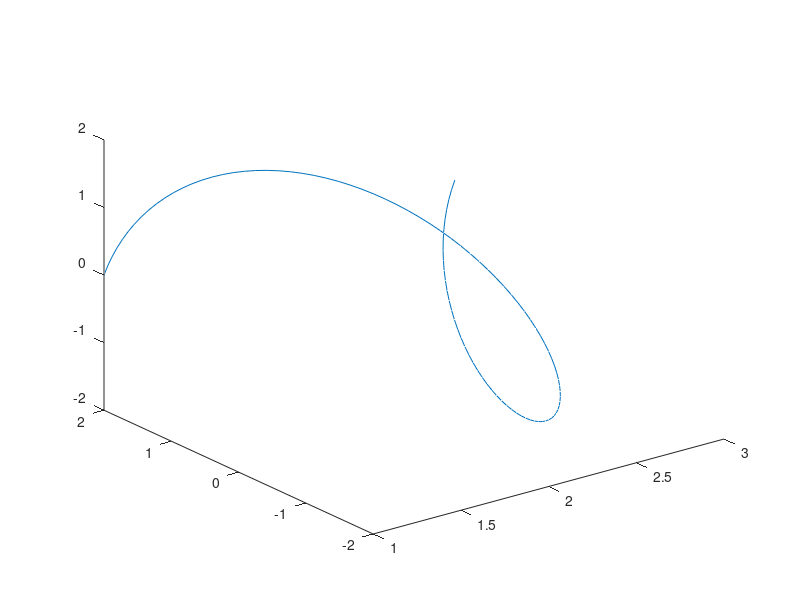

Write MATLAB code to recreate this figure.
%%CIRCLE
% th = 0:pi/50:2*pi;
% y = 2*cos(th);
% z = 2*sin(th);
% x = ones(size(z))*3;
% plot3(x,y,z, '--m')

%%HEART 
% t = -3:0.1:3;
% y = 1/15*16*(sin(t)).^3;
% z = 1/15*(15*cos(t) - 5*cos(2*t) - 2*cos(3*t) - cos(4*t));
% x = ones(size(z))*3;
% plot3(x,y,z, '--m')

%%Spiral

th = 0:pi/50:2*pi;
t = linspace(1,3,length(th));
y = 2*cos(th);
z = 2*sin(th);
x = t;
plot3(x,y,z)